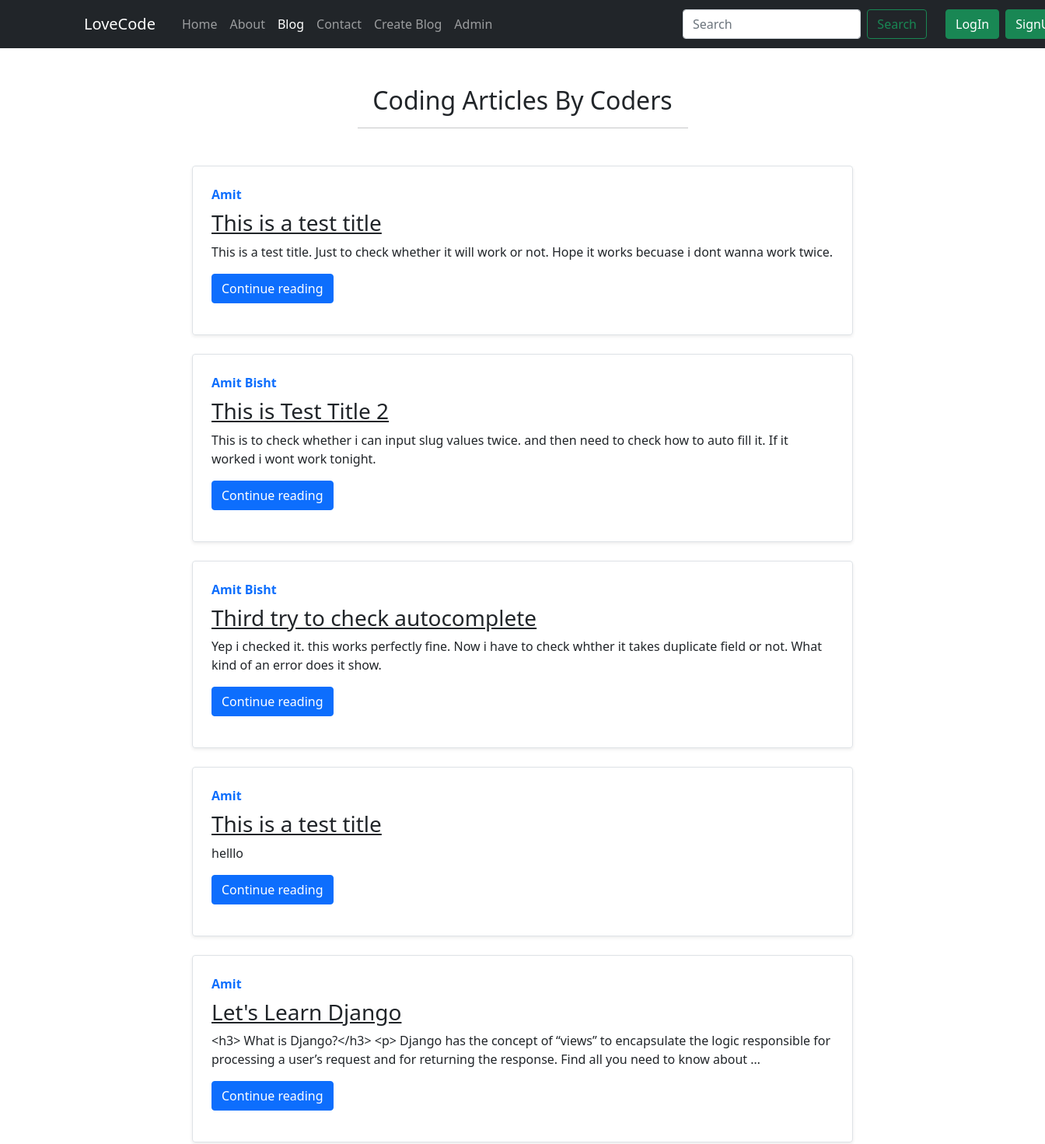
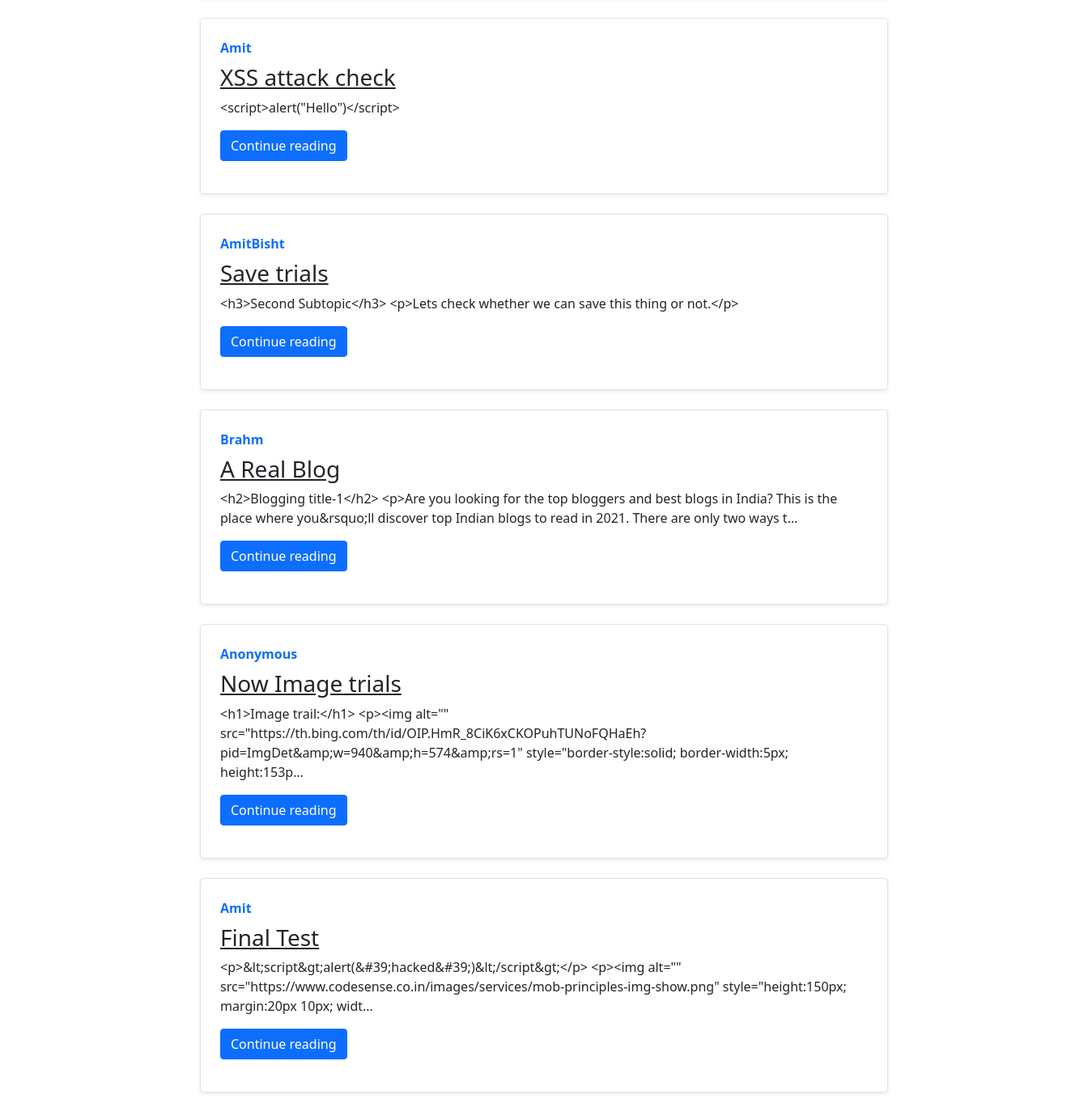
Screenshot of /blog/ with the database file from the repository (2 pictures, top to bottom).
### blog/models.py (models this page shows, shortened)
class Post(models.Model):
    id = models.AutoField(primary_key=True)
    title = models.CharField(max_length=50)
    content = RichTextField()
    author = models.CharField(max_length=25)
    slug = models.SlugField(unique=True,blank=True)
    timestamp = models.DateTimeField(auto_now_add=True)
    class Meta:
        unique_together = ['title','slug']

### blog/views.py (the view)
# urls.py: path('',blogHome,name='blogHome'),
def blogHome(request):
    allPosts = Post.objects.all()
    context = {'allPosts': allPosts}
    return render(request,'blog/blogHome.html',context)

### templates/blog/blogHome.html (shortened to what this page needs)
{% extends 'base.html' %}
{% block Blog %}active{% endblock %}
{% block css %}
{% load static %}
<link rel="stylesheet" href="{% static 'home/style.css' %}">
{% endblock css %}
{% block body %}
{% load bleach_tags %}
<div class="container p-0 mt-5">
  <h2 class="text-center mt-4">Coding Articles By Coders</h2>
  <hr class="mb-5 mx-auto w-50">
  {% for post in allPosts %}
  <div class="row g-0 border rounded overflow-hidden flex-md-row mb-4 shadow-sm h-md-250 position-relative">
    <div class="col p-4 d-flex flex-column position-static">
      <strong class="d-inline-block mb-2 text-primary">{{post.author}}</strong>
      <h3 class="mb-0"><a href="{{post.slug}}" class="text-dark">{{post.title}}</a></h3>
      <div class="card-text mb-auto preview mt-1">{{post.content|bleach:"h1,h2,h3,h4,h5,h6,p,br,span"|truncatechars:200}}</div>
      <div>
        <a href="{{post.slug}}" role="button" class="btn btn-primary my-3">Continue reading</a>
      </div>
    </div>
  </div>
  {% endfor %}
</div>
{% endblock body %}

### static/home/style.css (style rules this page uses)
.container { width: 850px; margin: 10px auto 10px ; }

### rows the page displays
Post: author "Amit", title "This is a test title", content|bleach "This is a test title. Just to check whether it will work or not. Hope it works becuase i dont wanna work twice."
Post: author "Amit Bisht", title "This is Test Title 2", content|bleach "This is to check whether i can input slug values twice. and then need to check how to auto fill it. If it worked i wont work tonight."
Post: author "Amit Bisht", title "Third try to check autocomplete", content|bleach "Yep i checked it. this works perfectly fine. Now i have to check whther it takes duplicate field or not. What kind of an error does it show."
Post: author "Amit", title "This is a test title", content|bleach "helllo"
Post: author "Amit", title "Let's Learn Django", content|bleach "<h3> What is Django?</h3> <p> Django has the concept of “views” to encapsulate the logic responsible for processing a user’s request and for returning the response. Find all you need to know about …"
Post: author "Amit", title "XSS attack check", content|bleach "<script>alert(\"Hello\")</script>"
Post: author "AmitBisht", title "Save trials", content|bleach "<h3>Second Subtopic</h3> <p>Lets check whether we can save this thing or not.</p>"
Post: author "Brahm", title "A Real Blog", content|bleach "<h2>Blogging title-1</h2> <p>Are you looking for the top bloggers and best blogs in India? This is the place where you&rsquo;ll discover top Indian blogs to read in 2021. There are only two ways t…"
Post: author "Anonymous", title "Now Image trials", content|bleach "<h1>Image trail:</h1> <p><img alt=\"\" src=\"https://th.bing.com/th/id/OIP.HmR_8CiK6xCKOPuhTUNoFQHaEh?pid=ImgDet&amp;w=940&amp;h=574&amp;rs=1\" style=\"border-style:solid; border-width:5px; height:153p…"
Post: author "Amit", title "Final Test", content|bleach "<p>&lt;script&gt;alert(&#39;hacked&#39;)&lt;/script&gt;</p> <p><img alt=\"\" src=\"https://www.codesense.co.in/images/services/mob-principles-img-show.png\" style=\"height:150px; margin:20px 10px; widt…"
